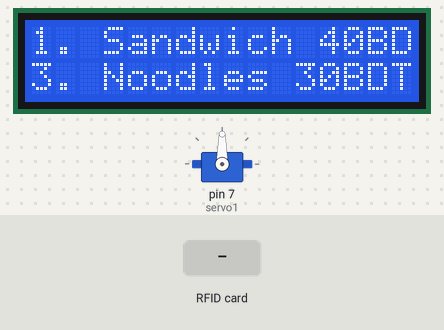
This sketch was run on a simulated Arduino Uno, built with avr-gcc and run on an emulated ATmega328P. Shown: 16×2 character LCD, servo. The test bench sets the inputs (shaded band). What the sketch prints to the serial monitor is not drawn.

Above: at 1.3 s.
1.4 s: RFID card 1A 68 0B 0B held to the reader
At 4.2 s:
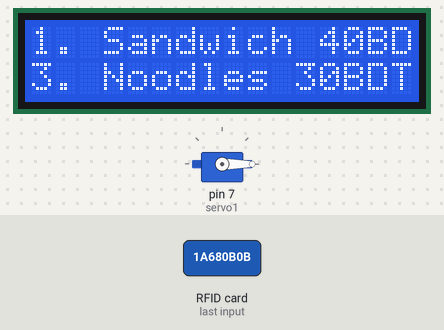
4.4 s: RFID card 5E 7A 19 C4 held to the reader
Timing chart, 0 to 7.4 s (numbered marks = the images above; inputs shaded):
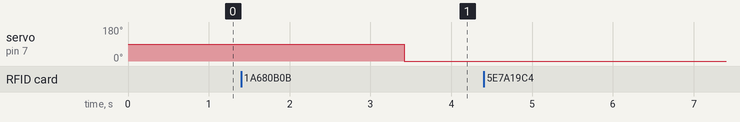

The sketch:

Food_Ordering.ino
```cpp
#include <SPI.h>
#include <MFRC522.h>
#include <Servo.h>
#include <LiquidCrystal_I2C.h>

//LCD
LiquidCrystal_I2C lcd(0x27, 16, 2);

//RFID
#define SS_PIN 10
#define RST_PIN 9
MFRC522 mfrc522(SS_PIN, RST_PIN);   // Create MFRC522 instance.

//Servo
Servo servo1; //define servo name
//Servo servo2;
//Servo servo3;
//Servo servo4;

void setup()
{
  Serial.begin(9600);   // Initiate a serial communication
  SPI.begin();      // Initiate  SPI bus

  //LCD
  lcd.begin();
  lcd.backlight();
  lcd.print("1. Sandwich 40BDT");
  lcd.setCursor(0, 1);
  lcd.print("2. Fried Rice 80BDT");
  lcd.setCursor(0, 2);
  lcd.print("3. Noodles 30BDT");
//  lcd.setCursor(0, 3);
//  lcd.print("3. Noodles 30BDT");
//  lcd.setCursor(0, 4);
//  lcd.print("3. Noodles 30BDT");


  //RFID
  mfrc522.PCD_Init();   // Initiate MFRC522

  //Servo
  servo1.attach(7); //servo pin
//  servo2.attach(6);
//  servo3.attach(5);
//  servo4.attach(4);
}
void loop()
{
  // Look for new cards
  if ( ! mfrc522.PICC_IsNewCardPresent())
  {
    return;
  }
  // Select one of the cards
  if ( ! mfrc522.PICC_ReadCardSerial())
  {
    return;
  }

  //Show UID on serial monitor
  Serial.print("UID tag :");
  String content= "";
  byte letter;
  for (byte i = 0; i < mfrc522.uid.size; i++)
  {
     Serial.print(mfrc522.uid.uidByte[i] < 0x10 ? " 0" : " ");
     Serial.print(mfrc522.uid.uidByte[i], HEX);
     content.concat(String(mfrc522.uid.uidByte[i] < 0x10 ? " 0" : " "));
     content.concat(String(mfrc522.uid.uidByte[i], HEX));
  }
  Serial.println();
  content.toUpperCase();


  if (content.substring(1) == "1A 68 0B 0B") //change here the UID of the card/cards that you want to give access
  {
    Serial.println("Message : Authorized access");
    servo1.write(90);
    delay(2000);
    servo1.write(0);
  }

 else   {
    Serial.println(" Access denied");
  }
}
```

Measured:
- after the input at 1.4 s, servo on pin 7 (servo1): 90° → 0° after 2.0 s
- after the input at 4.4 s, every drawn part: stays the same
